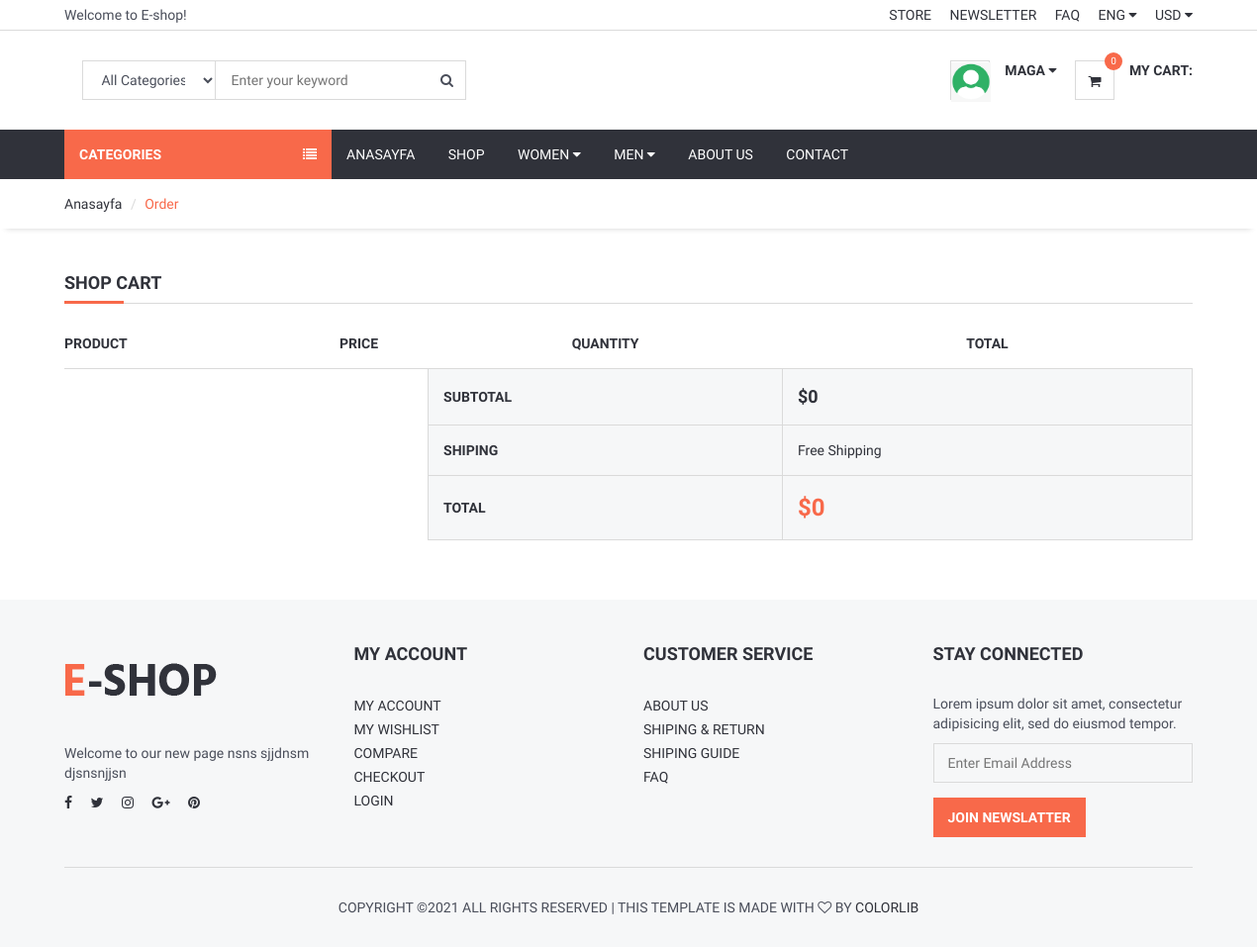
The app's page /shopcart/ (signed in), older data.
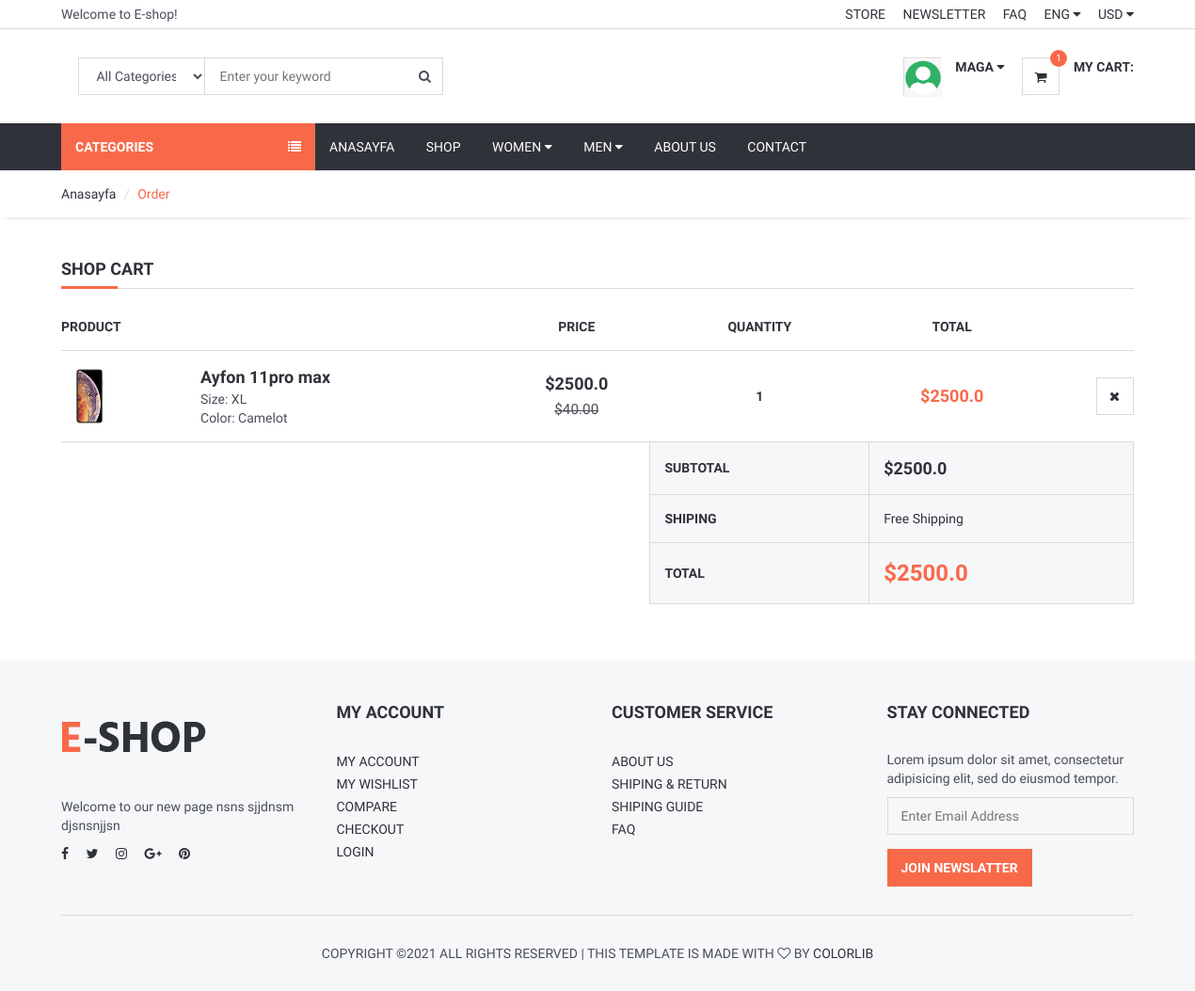
The same page, newer data.
### user/models.py (models this page shows, shortened)
class UserProfile(models.Model):
    user = models.OneToOneField(User, on_delete=models.CASCADE)
    phone = models.CharField(blank=True, max_length=20)
    address = models.CharField(blank=True, max_length=20)
    city = models.CharField(blank=True, max_length=20)
    country = models.CharField(blank=True, max_length=20)
    image = models.ImageField(blank=True, upload_to='users/',default='users/default.png')
    def image_tag(self):
        return mark_safe('<img src="{}" height="50"/>'.format(self.image.url))
    image_tag.short_description = 'Image'

### order/models.py (models this page shows, shortened)
class ShopCart(models.Model):
    user = models.ForeignKey(User, on_delete=models.SET_NULL, null=True)
    product = models.ForeignKey(Product, on_delete=models.SET_NULL, null=True)
    quantity = models.IntegerField()
    @property
    def amount(self):
        return (self.quantity * self.product.price)

### product/models.py (models this page shows, shortened)
class Product(models.Model):
    STATUS = (
        ('True', 'Evet'),
        ('False','Hayır'),
    )
    category = models.ForeignKey(Category, on_delete=models.CASCADE) #relation with Category table
    title = models.CharField(max_length=30)
    keywords = models.CharField(max_length=255)
    description = models.CharField(max_length=255)
    image = models.ImageField(blank=True, upload_to='images/')
    price = models.FloatField()
    amount = models.IntegerField()
    detail = RichTextUploadingField()
    slug = models.SlugField(null=True, unique=True)
    status = models.CharField(max_length=10, choices=STATUS)
    create_at = models.DateTimeField(auto_now_add=True)
    update_at = models.DateTimeField(auto_now=True)
    def __str__(self):
        return self.title
    def image_tag(self):
        return mark_safe('<img src="{}" height="50"/>'.format(self.image.url))
    image_tag.short_description = 'Image'

### order/views.py (the view)
# urls.py: path('shopcart/', orderviews.shopcart, name='shopcart'),
@login_required(login_url='/login')
def shopcart(request):
    category = Category.objects.all()
    current_user = request.user
    shopcart = ShopCart.objects.filter(user_id=current_user.id)
    request.session['cart_items'] = ShopCart.objects.filter(user_id=current_user.id).count() #count item in the shop cart
    total = 0
    for rs in shopcart:
        total += rs.product.price*rs.quantity
    context = {
        'shopcart':shopcart,
        'category': category,
        'total': total,
    }
    return render(request, 'myorders.html', context)

### templates1/myorders.html (shortened to what this page needs)
{% extends "base.html" %}
{% block sidebar %}
    {% include 'sidebar.html' %}
{% endblock %}
{% block navbar %}
    {% include 'navbar.html' %}
{% endblock %}
{% block content %}
	<div id="breadcrumb">
		<div class="container">
			<ul class="breadcrumb">
				<li><a href="/">Anasayfa</a></li>
				<li class="active">Order</li>
			</ul>
		</div>
    </div>
	<div class="section">
		<div class="container">
		<div class="row">
				<div class="col-md-12">
					<div class="shiping-methods">
						<div class="section-title">
							<h4 class="title">Shop Cart </h4>
						</div>
                        <table class="shopping-cart-table table">
                            <thead>
                                <tr>
                                    <th>Product</th>
                                    <th></th>
                                    <th class="text-center">Price</th>
                                    <th class="text-center">Quantity</th>
                                    <th class="text-center">Total</th>
                                    <th class="text-right"></th>
                                </tr>
                            </thead>
                            <tbody>
                                {% for rs in shopcart %}
                                <tr>
                                    <td class="thumb"><img src="{{rs.product.image.url}}" alt=""></td>
                                    <td class="details">
                                        <a href="#">{{rs.product}}</a>
                                        <ul>
                                            <li><span>Size: XL</span></li>
                                            <li><span>Color: Camelot</span></li>
                                        </ul>
                                    </td>
                                    <td class="price text-center"><strong>${{rs.product.price}}</strong><br><del class="font-weak"><small>$40.00</small></del></td>
                            <td class="qty text-center"><strong>{{rs.quantity}}</strong></td>
                            <td class="total text-center"><strong class="primary-color">${{rs.amount}}</strong></td>
                <td class="text-right"><a href="/order/deletefromcart/{{ rs.id }}" onclick="return confirm('Are you sure Delete!!!!!?')" class="main-btn icon-btn"><i class="fa fa-close"></i></a></td>
                                </tr>
                               {% endfor %}
                            </tbody>
                            <tfoot>
                                <tr>
                                    <th class="empty" colspan="3"></th>
                                    <th>SUBTOTAL</th>
                                    <th colspan="2" class="sub-total">${{total}}</th>
                                </tr>
                                <tr>
                                    <th class="empty" colspan="3"></th>
                                    <th>SHIPING</th>
                                    <td colspan="2">Free Shipping</td>
                                </tr>
                                <tr>
                                    <th class="empty" colspan="3"></th>
                                    <th>TOTAL</th>
                                    <th colspan="2" class="total">${{total}}</th>
                                </tr>
                            </tfoot>
                        </table>
		</div>
	</div>
                    </div>
                    </div>
                </div>
{% endblock content %}

### templates1/base.html (shortened to what this page needs)
{% load static %}
<!DOCTYPE html>
<html lang="en">
    <head>
        <link type="text/css" rel="stylesheet" href="{% static 'css/bootstrap.min.css' %}" />
        <link type="text/css" rel="stylesheet" href="{% static 'css/slick.css' %}" />
        <link type="text/css" rel="stylesheet" href="{% static 'css/slick-theme.css' %}" />
        <link type="text/css" rel="stylesheet" href="{% static 'css/nouislider.min.css' %}" />
        <link rel="stylesheet" href="{% static 'css/font-awesome.min.css' %}">
        <link type="text/css" rel="stylesheet" href="{% static 'css/style.css' %}" />
    </head>
    <body>
        {% include 'header.html' %}
        {% block sidebar %} {% endblock %}
        {% block navbar %} {% endblock %}
        {% block content %} {% endblock content %}
        {% include 'footer.html' %}
    </body>
    </html>

### templates1/header.html (shortened to what this page needs)
{% load static %}
<link rel="stylesheet" href="https://ajax.googleapis.com/ajax/libs/jqueryui/1.11.4/themes/smoothness/jquery-ui.css">
<header>
    <div id="top-header">
        <div class="container">
            <div class="pull-left">
                <span>Welcome to E-shop!</span>
            </div>
            <div class="pull-right">
                <ul class="header-top-links">
                    <li><a href="#">Store</a></li>
                    <li><a href="#">Newsletter</a></li>
                    <li><a href="/faq">FAQ</a></li>
                    <li class="dropdown default-dropdown">
                        <a class="dropdown-toggle" data-toggle="dropdown" aria-expanded="true">ENG <i class="fa fa-caret-down"></i></a>
                    </li>
                    <li class="dropdown default-dropdown">
                        <a class="dropdown-toggle" data-toggle="dropdown" aria-expanded="true">USD <i class="fa fa-caret-down"></i></a>
                    </li>
                </ul>
            </div>
        </div>
    </div>
    <div id="header">
        <div class="container">
            <div class="pull-left">
                <div class="header-search">
                    <form action="/search/" method="post">
                        <input id="query" name="query" class="input search-input" type="text" placeholder="Enter your keyword">
                        {% load mptt_tags %}
                        <select name="catid" class="input search-categories">
                            <option value="0">All Categories</option>
                        </select>
                        <button class="search-btn"><i class="fa fa-search"></i></button>
                    </form>
                </div>
            </div>
            <div class="pull-right">
                <ul class="header-btns">
                    <li class="header-account dropdown default-dropdown">
                        {% if user.id is not None %}
                        <div class="dropdown-toggle" role="button" data-toggle="dropdown" aria-expanded="true">
                            <div class="header-btns-icon">
                                <img src="{{ request.user.userprofile.image.url}}" height="40" width="40" alt="">
                            </div>
                            <strong class="text-uppercase">{{ user.first_name }} <i class="fa fa-caret-down"></i></strong>
                        </div>
                        {% else %}
                        <a href="{% url 'login' %}" class="text-uppercase">Login</a> / <a href="{% url 'register' %}" class="text-uppercase">Register</a>
                        {% endif %}
                    </li>
                    <li class="header-cart dropdown default-dropdown">
                        <a href="{% url 'shopcart' %}">
                            <div class="header-btns-icon">
                                <i class="fa fa-shopping-cart"></i>
                                <span class="qty">{{ request.session.cart_items }}</span>
                            </div>
                            <strong class="text-uppercase">My Cart:</strong>
                            <br>
                        </a>
                    </li>
                </ul>
            </div>
        </div>
    </div>
</header>

### templates1/sidebar.html (shortened to what this page needs)
{% load static %}
<div id="navigation">
    <div class="container">
        <div id="responsive-nav">
            {% if page %}
            <div class="category-nav">
                {% else %}
                <div class="category-nav show-on-click">
                    {% endif %}
                <span class="category-header">Categories <i class="fa fa-list"></i></span>
                {% load mptt_tags %}
            </div>

### templates1/navbar.html (shortened to what this page needs)
{% load static %}
 <div class="menu-nav">
    <ul class="menu-list">
        <li><a href="/">Anasayfa</a></li>
        <li><a href="#">Shop</a></li>
        <li class="dropdown mega-dropdown"><a class="dropdown-toggle" data-toggle="dropdown" aria-expanded="true">Women <i class="fa fa-caret-down"></i></a>
        </li>
        <li class="dropdown mega-dropdown full-width"><a class="dropdown-toggle" data-toggle="dropdown" aria-expanded="true">Men <i class="fa fa-caret-down"></i></a>
        </li>
        <li><a href="/aboutus">About Us</a></li>
        <li><a href="{% url 'contact' %}">Contact</a></li>
    </ul>
</div>
</div>
</div>
</div>

### templates1/footer.html (shortened to what this page needs)
{% load static %}
	<footer id="footer" class="section section-grey">
		<div class="container">
			<div class="row">
				<div class="col-md-3 col-sm-6 col-xs-6">
					<div class="footer">
						<div class="footer-logo">
							<a class="logo" href="#">
		            <img src="{% static './img/logo.png' %}" alt="">
		          </a>
						</div>
						<p>Welcome to our new page nsns sjjdnsm djsnsnjjsn</p>
						<ul class="footer-social">
							<li><a href="{{ setting.facebook }}"><i class="fa fa-facebook"></i></a></li>
							<li><a href="#"><i class="fa fa-twitter"></i></a></li>
							<li><a href="#"><i class="fa fa-instagram"></i></a></li>
							<li><a href="#"><i class="fa fa-google-plus"></i></a></li>
							<li><a href="#"><i class="fa fa-pinterest"></i></a></li>
						</ul>
					</div>
				</div>
				<div class="col-md-3 col-sm-6 col-xs-6">
					<div class="footer">
						<h3 class="footer-header">My Account</h3>
						<ul class="list-links">
							<li><a href="#">My Account</a></li>
							<li><a href="#">My Wishlist</a></li>
							<li><a href="#">Compare</a></li>
							<li><a href="#">Checkout</a></li>
							<li><a href="#">Login</a></li>
						</ul>
					</div>
				</div>
				<div class="col-md-3 col-sm-6 col-xs-6">
					<div class="footer">
						<h3 class="footer-header">Customer Service</h3>
						<ul class="list-links">
							<li><a href="/aboutus">About Us</a></li>
							<li><a href="#">Shiping & Return</a></li>
							<li><a href="#">Shiping Guide</a></li>
							<li><a href="#">FAQ</a></li>
						</ul>
					</div>
				</div>
				<div class="col-md-3 col-sm-6 col-xs-6">
					<div class="footer">
						<h3 class="footer-header">Stay Connected</h3>
						<p>Lorem ipsum dolor sit amet, consectetur adipisicing elit, sed do eiusmod tempor.</p>
						<form>
							<div class="form-group">
								<input class="input" placeholder="Enter Email Address">
							</div>
							<button class="primary-btn">Join Newslatter</button>
						</form>
					</div>
				</div>
			</div>
			<hr>
			<div class="row">
				<div class="col-md-8 col-md-offset-2 text-center">
					<div class="footer-copyright">
						Copyright &copy;<script>document.write(new Date().getFullYear());</script> All rights reserved | This template is made with <i class="fa fa-heart-o" aria-hidden="true"></i> by <a href="https://colorlib.com" target="_blank">Colorlib</a>
					</div>
				</div>
			</div>
		</div>
	</footer>

### templates1/script.html (shortened to what this page needs)
{% load static %}

Row changes from the older to the newer data that the page shows:
added ShopCart: product.image (picture), product "Ayfon 11pro max", product.price "2500.0", quantity "1", amount "2500.0"
Text that changed along with them:
{{ request.session.cart_items }}: "0" → "1"
{{ total }}: "0" → "2500.0"
